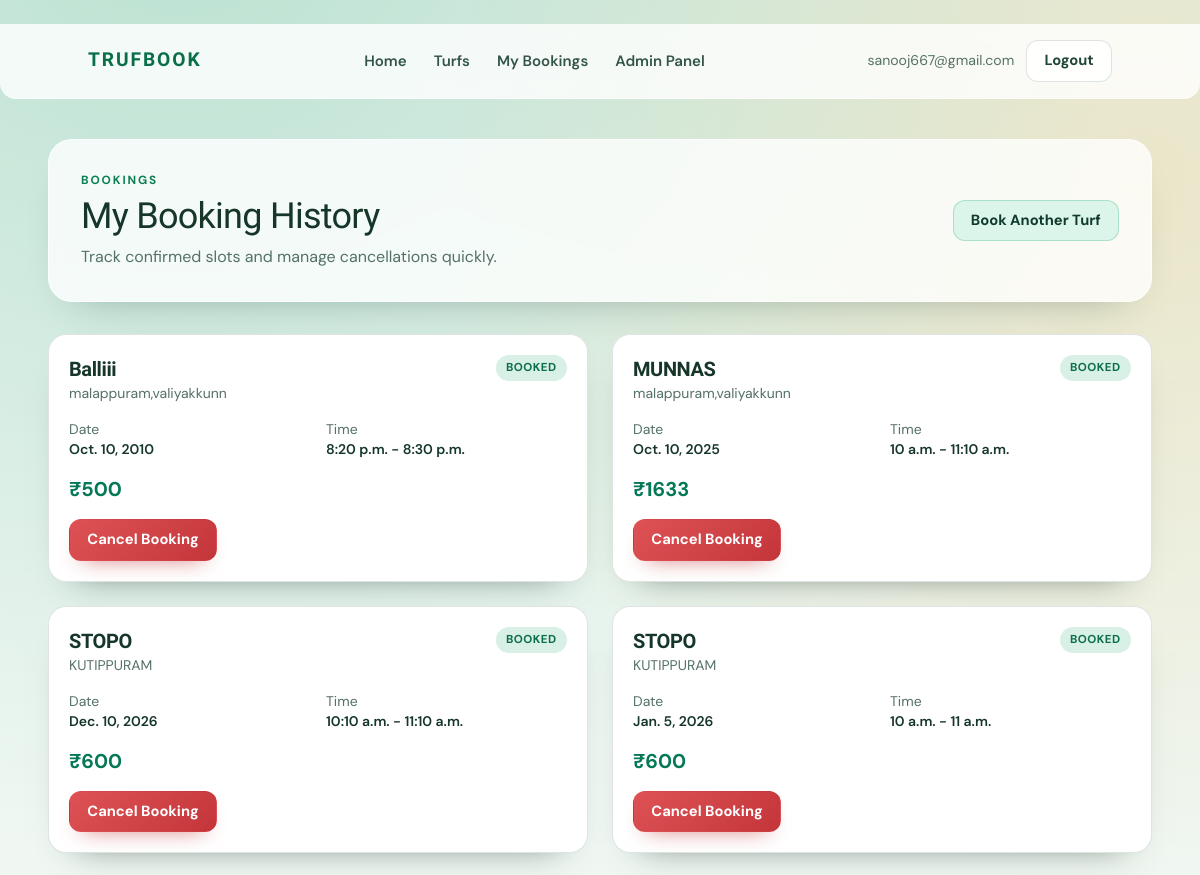
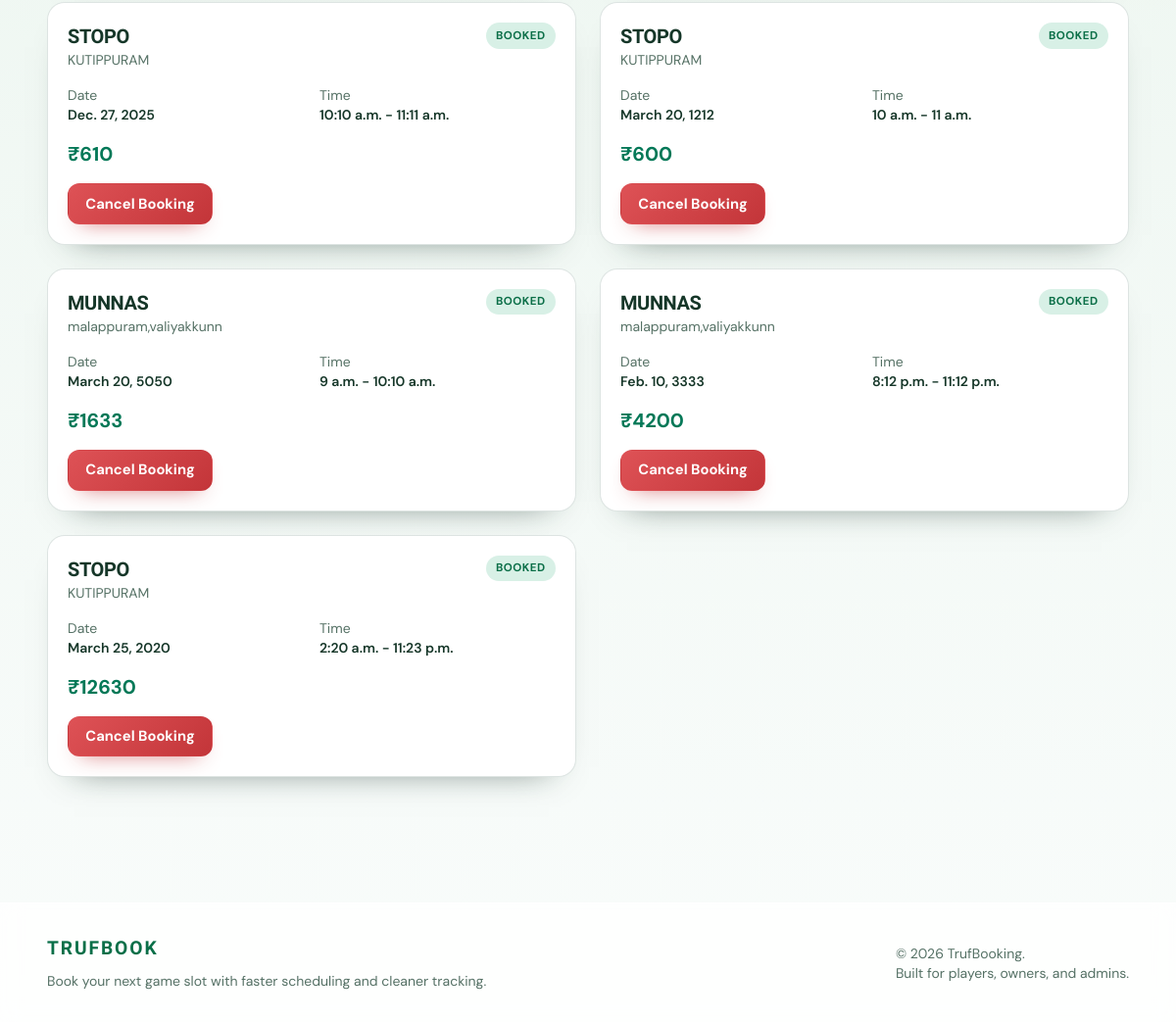
/my_bookings/ (signed in), run on an earlier commit of the app's database (2 pictures, top to bottom).
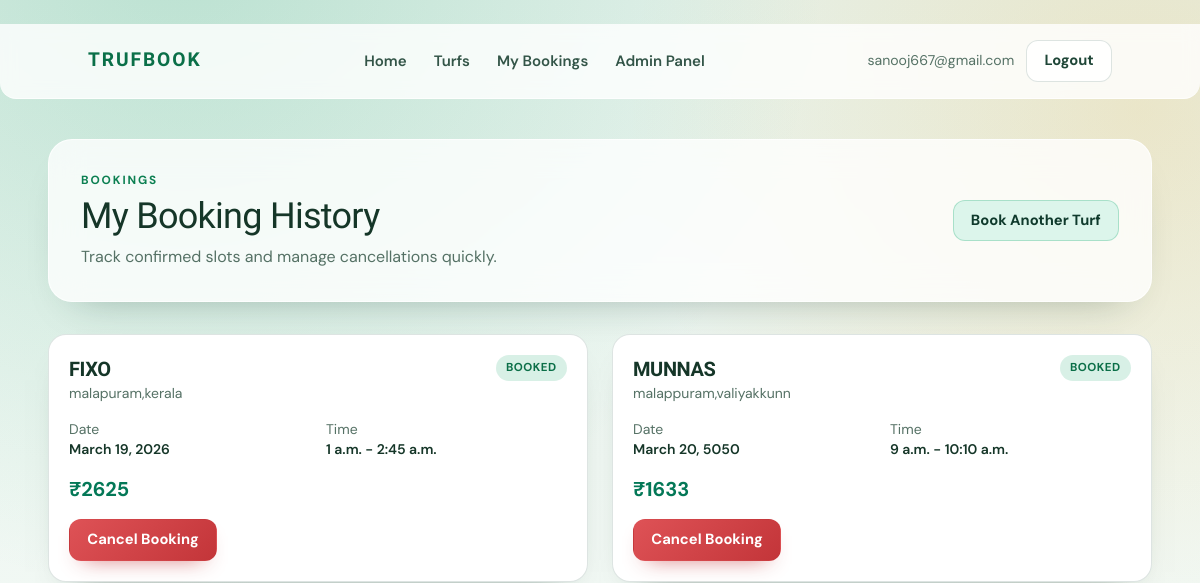
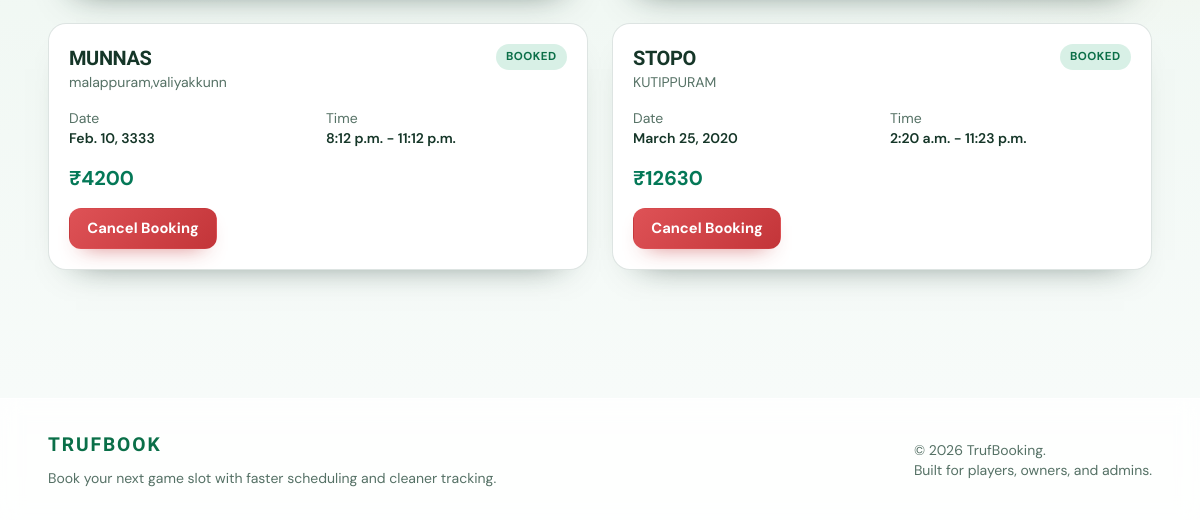
And on a later commit of the database (2 pictures, top to bottom).
### user/models.py (models this page shows, shortened)
class User(AbstractUser):
    username = None
    email = models.EmailField(unique=True , max_length=256, error_messages={'unique':'email already exists,'})
    is_customer = models.BooleanField(default=False)
    is_agent = models.BooleanField(default=False)
    is_manager = models.BooleanField(default=False)
    USERNAME_FIELD = 'email'
    REQUIRED_FIELDS = []
    objects = Usermanager()
    class Meta:
        db_table = 'users_user'
        verbose_name = 'User'
        verbose_name_plural = "Users"
        ordering = ['-id']

### web/models.py (models this page shows, shortened)
class Booking(models.Model):
    user = models.ForeignKey(User, on_delete=models.CASCADE)
    turf = models.ForeignKey(Turf, on_delete=models.CASCADE)
    booking_date = models.DateField()
    start_time = models.TimeField()
    end_time = models.TimeField()
    totel_price = models.IntegerField()
    status = models.CharField(max_length=20, choices=[("BOOKED", "Booked"),
                                                      ("CANCELLED", "Cancelled"),
                                                      ("COMPLETED", "Completed"),],default="BOOKED")
    created_at = models.DateTimeField(auto_now_add=True)
    class Meta:
        ordering = ["-created_at"]

class Turf(models.Model):
    owner = models.ForeignKey(User,on_delete=models.CASCADE,related_name="turfs")
    category = models.ForeignKey(Sports_Category, on_delete=models.CASCADE)
    name = models.CharField(max_length=255)
    location = models.CharField(max_length=255)
    price = models.IntegerField()
    image = models.ImageField(upload_to='turfs/')
    description = models.CharField(max_length=500)
    class Meta:
        ordering = ['-id']
        verbose_name = "Turf"
        verbose_name_plural = "Turfs"

### web/views.py (the view)
@login_required(login_url='/login/')
def my_bookings(request):
    bookings = Booking.objects.filter(user = request.user)
    return render(request, "web/my_bookings.html", {"bookings":bookings})

### templates/web/my_bookings.html
﻿{% extends 'base/web-base.html' %}
{% block container %}
{% include 'includes/header.html' %}
<main class="site-shell py-10 space-y-8">
    <section class="surface-panel p-6 md:p-8 flex flex-col md:flex-row md:items-center md:justify-between gap-4">
        <div>
            <span class="eyebrow">Bookings</span>
            <h1 class="page-title mt-2">My Booking History</h1>
            <p class="muted mt-2">Track confirmed slots and manage cancellations quickly.</p>
        </div>
        <a href="{% url 'web:turf_list' %}" class="btn btn-secondary">Book Another Turf</a>
    </section>
    {% if bookings %}
    <section class="grid grid-cols-1 lg:grid-cols-2 gap-6">
        {% for booking in bookings %}
        <article class="soft-card p-5 space-y-4 reveal reveal-delay-1">
            <div class="flex items-start justify-between gap-3">
                <div>
                    <h2 class="text-xl font-semibold">{{ booking.turf.name }}</h2>
                    <p class="muted text-sm">{{ booking.turf.location }}</p>
                </div>
                {% if booking.status == "BOOKED" %}
                <span class="status-pill status-booked">Booked</span>
                {% elif booking.status == "CANCELLED" %}
                <span class="status-pill status-cancelled">Cancelled</span>
                {% else %}
                <span class="status-pill status-default">{{ booking.status }}</span>
                {% endif %}
            </div>
            <div class="grid grid-cols-2 gap-4 text-sm">
                <div>
                    <p class="muted">Date</p>
                    <p class="font-semibold">{{ booking.booking_date }}</p>
                </div>
                <div>
                    <p class="muted">Time</p>
                    <p class="font-semibold">{{ booking.start_time }} - {{ booking.end_time }}</p>
                </div>
            </div>
            <p class="text-xl font-bold text-emerald-700">&#8377;{{ booking.totel_price }}</p>
            <div class="flex flex-wrap gap-3">
                {% if booking.status != "CANCELLED" %}
                <a href="{% url 'web:cancel_booking' booking.id %}" class="btn btn-danger">Cancel Booking</a>
                {% else %}
                <a href="{% url 'web:delete_booking' booking.id %}" class="btn btn-ghost">Delete from History</a>
                {% endif %}
            </div>
        </article>
        {% endfor %}
    </section>
    {% else %}
    <section class="empty-state">
        <h2 class="text-lg font-semibold">No bookings yet</h2>
        <p class="muted mt-2">Your confirmed bookings will appear here once you reserve a turf.</p>
        <a href="{% url 'web:turf_list' %}" class="btn btn-primary mt-4">Explore Turfs</a>
    </section>
    {% endif %}
</main>
{% include 'includes/footer.html' %}
{% endblock %}

### templates/base/web-base.html (shortened to what this page needs)
﻿<!DOCTYPE html>
<html lang="en">
<head>
    {% load static %}
    <script src="https://cdn.tailwindcss.com"></script>
    <link rel="stylesheet" href="{% static 'css/ui.css' %}">
</head>
<body>
    {% block container %}{% endblock %}
</body>
</html>

### templates/includes/header.html (shortened to what this page needs)
﻿{% load static %}
<header class="sticky top-0 z-40 border-b border-white/70 bg-white/80 backdrop-blur rounded-b-2xl">
    <div class="site-shell max-w-5xl py-4 flex items-center justify-between gap-4">
        <a href="{% url 'web:index' %}" class="brand-mark">TRUFBOOK</a>
        <nav class="hidden lg:flex items-center gap-1">
            <a href="{% url 'web:index' %}" class="top-nav-link">Home</a>
            <a href="{% url 'web:turf_list' %}" class="top-nav-link">Turfs</a>
            {% if request.user.is_authenticated %}
            <a href="{% url 'web:my_bookings' %}" class="top-nav-link">My Bookings</a>
            {% endif %}
            {% if request.user.is_authenticated and request.user.is_manager %}
            <a href="{% url 'admin_dashboard:dashboard' %}" class="top-nav-link">Admin Panel</a>
            {% endif %}
        </nav>
        <div class="hidden lg:flex items-center gap-3">
            {% if request.user.is_authenticated %}
            <span class="user-email">{{ request.user.email }}</span>
            <a href="{% url 'web:logout' %}" class="btn btn-ghost">Logout</a>
            {% else %}
            <a href="{% url 'web:login' %}" class="btn btn-ghost">Login</a>
            <a href="{% url 'web:register' %}" class="btn btn-primary">Create Account</a>
            {% endif %}
        </div>
    </div>
</header>

### templates/includes/footer.html
﻿<footer id="site-footer" class="footer-shell mt-16">
    <div class="site-shell py-8 flex flex-col gap-6 md:flex-row md:items-center md:justify-between">
        <div>
            <p class="brand-mark mb-2">TRUFBOOK</p>
            <p class="muted text-sm">Book your next game slot with faster scheduling and cleaner tracking.</p>
        </div>
        <div class="text-sm muted">
            <p>&copy; 2026 TrufBooking.</p>
            <p>Built for players, owners, and admins.</p>
        </div>
    </div>
</footer>

### static/css/ui.css (style rules this page uses)
* { box-sizing: border-box; }
html, body { margin: 0; padding: 0; }
body { min-height: 100vh; font-family: "DM Sans", sans-serif; color: var(--text); background: radial-gradient(circle at 15% -5%, rgba(15, 159, 102, 0.2) 0%, transparent 42%), radial-gradient(circle at 95% 10%, rgba(245, 159, 11, 0.16) 0%, transparent 34%), linear-gradient(180deg, var(--bg-soft) 0%, var(--bg) 42%, #f9fcfb 100%); }
h1, h2, h3, h4, h5, h6 { margin: 0; font-family: "Sora", sans-serif; letter-spacing: -0.02em; }
p { margin: 0; }
a { text-decoration: none; color: inherit; transition: all 0.2s ease; }
.site-shell { width: min(1120px, 92vw); margin-inline: auto; }
.surface-panel { background: var(--surface-soft); border: 1px solid rgba(255, 255, 255, 0.75); border-radius: 24px; box-shadow: var(--shadow); backdrop-filter: blur(16px); }
.soft-card { background: var(--surface); border: 1px solid var(--line); border-radius: 18px; box-shadow: 0 18px 34px -28px rgba(15, 44, 33, 0.7); }
.page-title { font-size: clamp(1.75rem, 3vw, 2.6rem); line-height: 1.1; }
.eyebrow { display: inline-block; font-size: 0.74rem; letter-spacing: 0.16em; text-transform: uppercase; font-weight: 700; color: var(--primary-dark); }
.muted { color: var(--muted); }
.brand-mark { font-family: "Sora", sans-serif; font-size: 1.2rem; letter-spacing: 0.1em; text-transform: uppercase; font-weight: 800; color: #0a6f48; }
.top-nav-link { padding: 0.45rem 0.72rem; border-radius: 10px; color: #335548; font-weight: 600; font-size: 0.94rem; }
.user-email { font-size: 0.88rem; color: var(--muted); }
.btn { display: inline-flex; align-items: center; justify-content: center; gap: 0.45rem; border: 1px solid transparent; border-radius: 12px; font-size: 0.92rem; font-weight: 700; line-height: 1; padding: 0.78rem 1.08rem; cursor: pointer; }
.btn-secondary { color: #0f3a2c; border-color: rgba(15, 159, 102, 0.25); background: #dcf5eb; }
.btn-danger { color: #ffffff; background: linear-gradient(135deg, #de5256, #c33539); box-shadow: 0 10px 22px -14px rgba(195, 53, 57, 0.9); }
.btn-ghost { color: #1f4637; border-color: var(--line); background: rgba(255, 255, 255, 0.85); }
.status-pill { display: inline-flex; align-items: center; justify-content: center; border-radius: 999px; font-size: 0.72rem; font-weight: 700; padding: 0.28rem 0.65rem; text-transform: uppercase; letter-spacing: 0.04em; }
.status-booked { color: #0b6f48; background: rgba(15, 159, 102, 0.16); }
.footer-shell { border-top: 1px solid rgba(255, 255, 255, 0.72); background: rgba(255, 255, 255, 0.78); backdrop-filter: blur(10px); }
.reveal { opacity: 0; transform: translateY(14px); animation: reveal-up 0.55s ease forwards; }
.reveal-delay-1 { animation-delay: 0.08s; }

What changed in the data, as far as the page shows it:
removed Booking: turf.name "Balliii", turf.location "malappuram,valiyakkunn", status "BOOKED", booking_date "Oct. 10, 2010", start_time "8:20 p.m.", end_time "8:30 p.m.", totel_price "500"
removed Booking: turf.name "MUNNAS", turf.location "malappuram,valiyakkunn", status "BOOKED", booking_date "Oct. 10, 2025", start_time "10 a.m.", end_time "11:10 a.m.", totel_price "1633"
removed Booking: turf.name "STOPO", turf.location "KUTIPPURAM", status "BOOKED", booking_date "Dec. 10, 2026", start_time "10:10 a.m.", end_time "11:10 a.m.", totel_price "600"
removed Booking: turf.name "STOPO", turf.location "KUTIPPURAM", status "BOOKED", booking_date "Jan. 5, 2026", start_time "10 a.m.", end_time "11 a.m.", totel_price "600"
removed Booking: turf.name "STOPO", turf.location "KUTIPPURAM", status "BOOKED", booking_date "Dec. 27, 2025", start_time "10:10 a.m.", end_time "11:11 a.m.", totel_price "610"
removed Booking: turf.name "STOPO", turf.location "KUTIPPURAM", status "BOOKED", booking_date "March 20, 1212", start_time "10 a.m.", end_time "11 a.m.", totel_price "600"
added Booking: turf.name "FIXO", turf.location "malapuram,kerala", status "BOOKED", booking_date "March 19, 2026", start_time "1 a.m.", end_time "2:45 a.m.", totel_price "2625"
